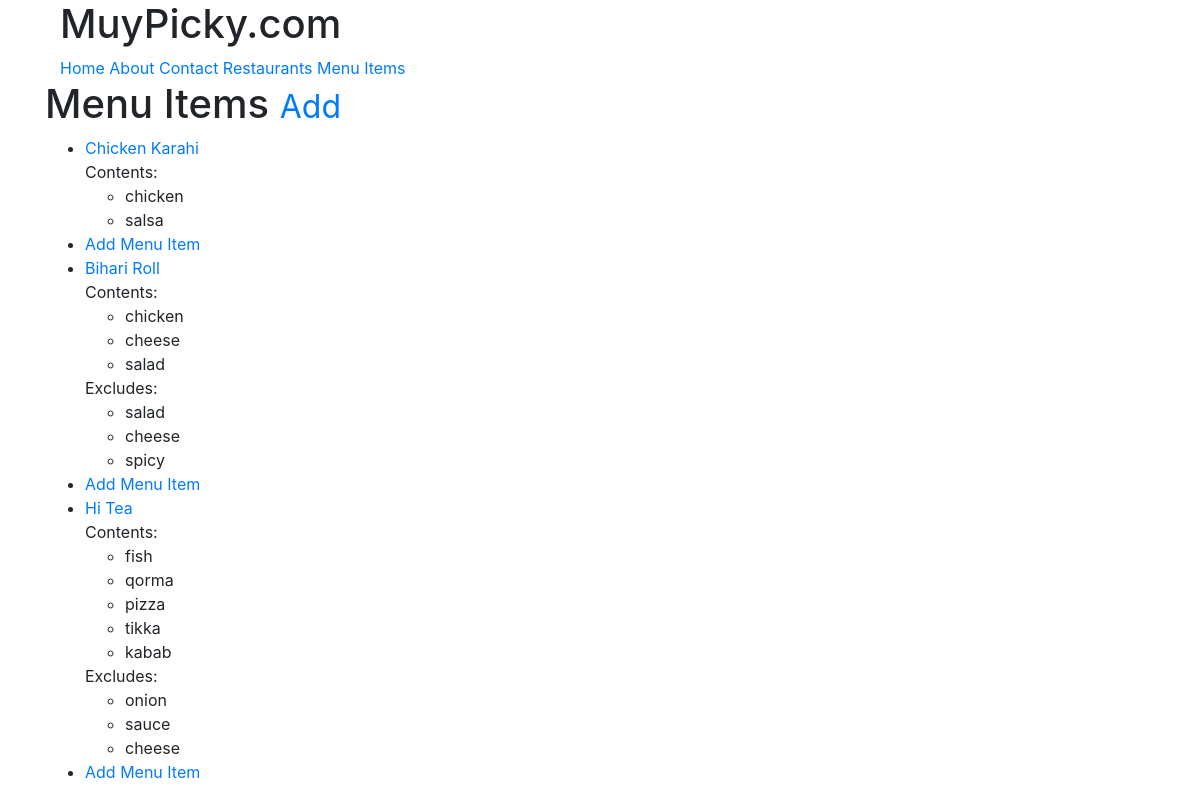
The page /items/ (signed in) on the database its author committed.
### menus/models.py (models this page shows, shortened)
class Item(models.Model):
	user = models.ForeignKey(settings.AUTH_USER_MODEL)
	restaurant = models.ForeignKey(RestaurantLocation)
	name = models.CharField(max_length=120)
	contents = models.TextField(help_text='Separate each item by comma')
	excludes = models.TextField(blank=True, null=True, help_text='Separate each item by comma')
	public = models.BooleanField(default=True)
	timestamp = models.DateTimeField(auto_now_add=True)
	updated = models.DateTimeField(auto_now=True)
	class Meta:
		ordering = ['-updated', '-timestamp']
	def get_absolute_url(self):
		return reverse('menus:detail', kwargs={'pk':self.pk})
	def get_contents(self):
		return self.contents.split(",")
	def get_excludes(self):
		return self.excludes.split(",")

### menus/views.py (the view)
# urls.py: url(r'$', ItemListView.as_view(), name='home'),
class ItemListView(ListView):
	def get_queryset(self):
		return Item.objects.filter(user=self.request.user)

### menus/templates/menus/item_list.html (shortened to what this page needs)
{% extends "base.html" %}
{% block content %}
<h1> Menu Items <small><a href='{% url "menus:create" %}'>Add</a></small></h1>
<ul>
	{% for obj in object_list %}
		<li><a href='{{obj.get_absolute_url}}'>{{obj.name}}
		</a></li>
		{% if obj.contents %}
		Contents:
		<ul>
			{% for item in obj.get_contents  %}
				<li> {{item}}</li>
			{%endfor%}
		</ul>
		{%endif%}
		{% if obj.excludes %}
		Excludes:
		<ul>
			{% for item in obj.get_excludes  %}
				<li> {{item}}</li>
			{%endfor%}
		</ul>
		{%endif%}
	<li> <a href='{% url "menus:create" %}'>Add Menu Item</a> </li>
	{%endfor%}
</ul>
{%endblock%}

### rows shown on the page
Item: name "Chicken Karahi", get_contents "chicken" "salsa"
Item: name "Bihari Roll", get_contents "chicken" "cheese" "salad", get_excludes "salad" "cheese" "spicy"
Item: name "Hi Tea", get_contents "fish" "qorma" "pizza" "tikka" "kabab", get_excludes "onion" "sauce" "cheese"
